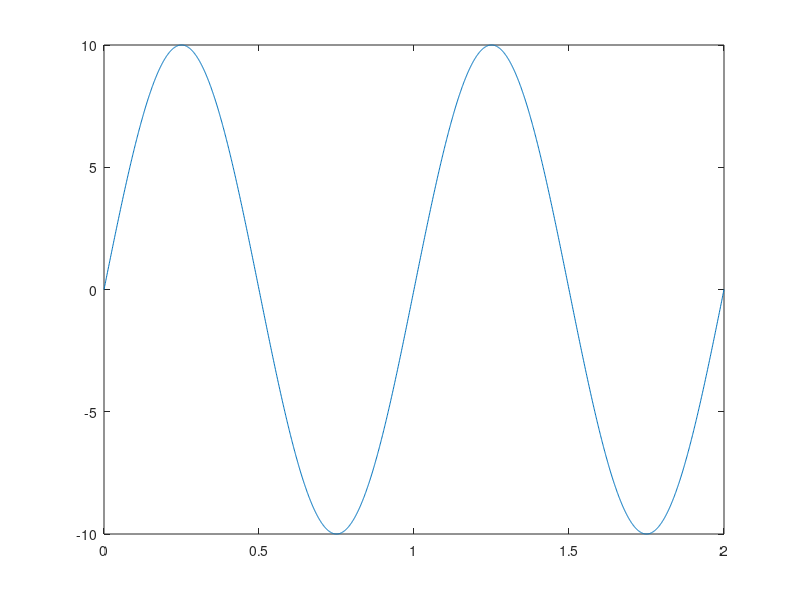
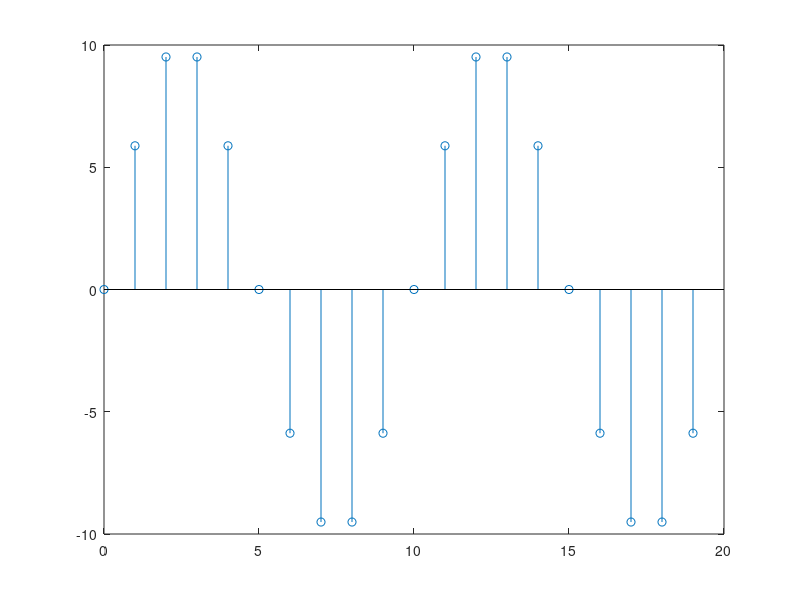

Recreate these plots in MATLAB, in order.
%% Program to identify Symmetry (Discrete Time)
t = 0:0.001:2;
F = 1;
x = 10*sin(2*pi*F*t);

figure;
plot(t,x);

Fs = 10
n = 0:(2*Fs)-1;
xs = 10*sin(2*pi*F*n/Fs);
figure;
stem(n, xs)
